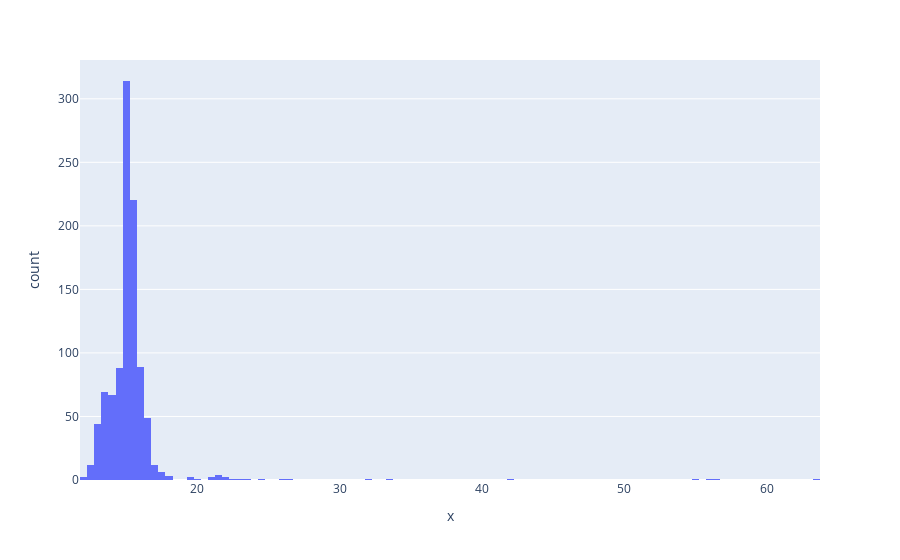

The notebook cell saved with this chart:
### Code cell
fig = go.Figure()

fig.add_trace(go.Scatter(x=times, y=accelerations[:, 0], mode='lines', name='Acceleration X'))
fig.add_trace(go.Scatter(x=times, y=velocities[:, 1], mode='lines', name='Acceleration Y'))

### Figure 1 — Plotly figure (JSON) as saved in the notebook; plotly's stock layout.template omitted (floating-point values rounded to 4 significant figures; data arrays with more than 128 entries replaced by an {"elided": "..."} marker saying what was removed)
{"data": [{"alignmentgroup": "True", "bingroup": "x", "hovertemplate": "x=%{x}<br>count=%{y}<extra></extra>", "legendgroup": "", "marker": {"color": "#636efa", "pattern": {"shape": ""}}, "name": "", "offsetgroup": "", "orientation": "v", "showlegend": false, "type": "histogram", "x": {"elided": "999 float values"}, "xaxis": "x", "yaxis": "y"}], "layout": {"barmode": "relative", "legend": {"tracegroupgap": 0}, "margin": {"t": 60}, "xaxis": {"anchor": "y", "domain": [0, 1], "title": {"text": "x"}}, "yaxis": {"anchor": "x", "domain": [0, 1], "title": {"text": "count"}}}}
